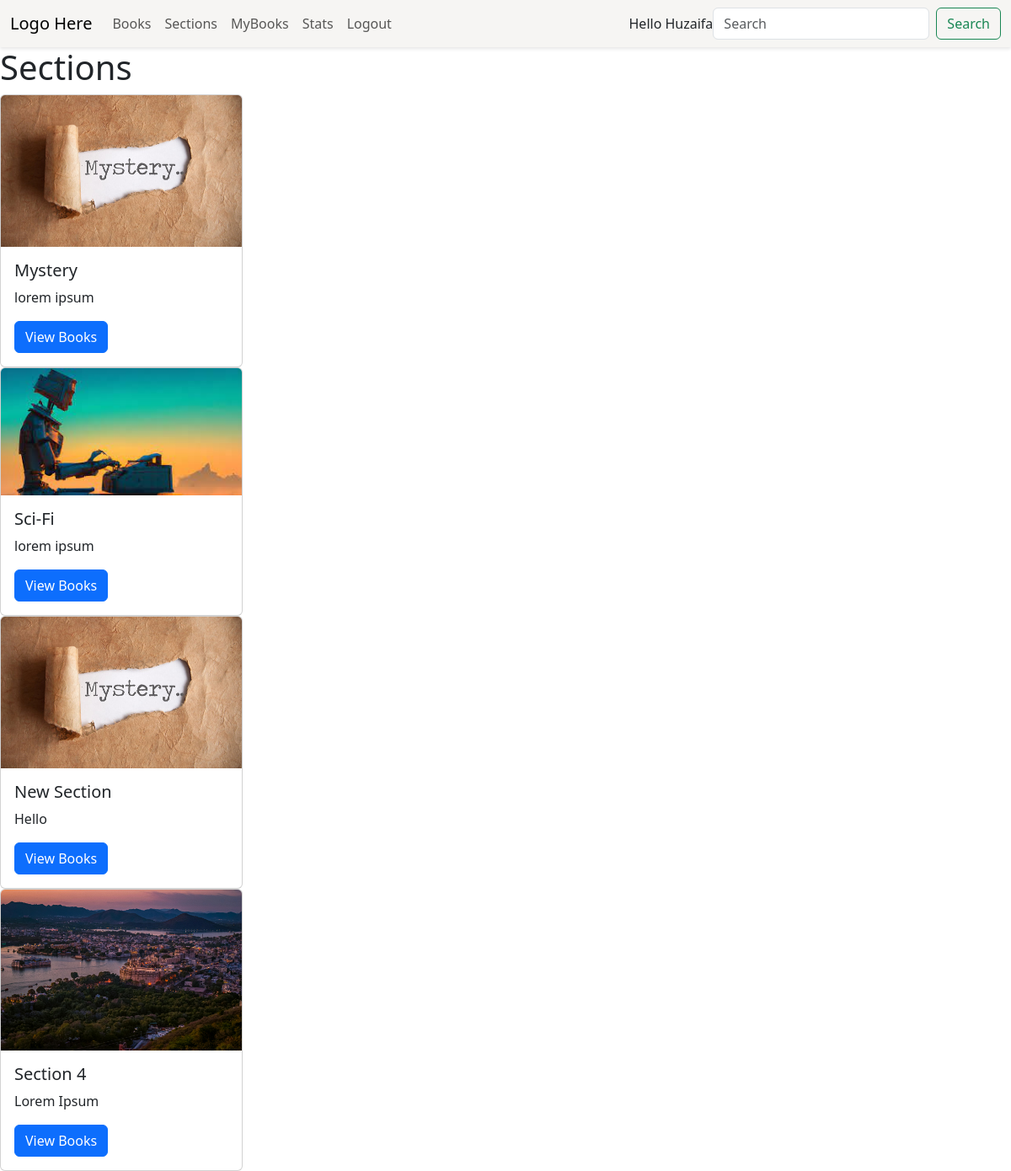
The app's page /all-sections (signed in) with its own data.
### application/models.py (models this page shows)
class Section(db.Model):
    section_id = db.Column(db.Integer(), primary_key=True)
    name = db.Column(db.String(), nullable=False, unique=True)
    image = db.Column(db.String(), nullable=False)
    created_date = db.Column(db.Date())
    description = db.Column(db.String())

### application/controllers.py (the view)
@app.route("/all-sections")
def All_Sections():
    if not session.get("name"):
        return redirect("/logout")
    sections = Section.query.all()
    return render_template("user/all_sections.html", sections=sections)

### templates/user/all_sections.html (shortened to what this page needs)
<!DOCTYPE html>
<html lang="en">
<head>
</head>
<body>
    {% include "user/user_nav.html" %}
    <h1>Sections</h1>
    {% for sect in sections %}
    <div class="card" style="width: 18rem;">
        <img src="../../static/uploads/{{ sect.image }}" class="card-img-top" alt="{{sect.image}}">
        <div class="card-body">
          <h5 class="card-title">{{ sect.name }}</h5>
          <p class="card-text">{{ sect.description }}</p>
          <a href="/section-books/{{ sect.section_id }}" class="btn btn-primary">View Books</a>
        </div>
      </div>
    {% endfor %}
</body>
</html>

### records on screen
Section: image (picture), name "Mystery", description "lorem ipsum"
Section: image (picture), name "Sci-Fi", description "lorem ipsum"
Section: image (picture), name "New Section", description "Hello"
Section: image (picture), name "Section 4", description "Lorem Ipsum"

### other values on screen
{{ session.name }} "Huzaifa"
